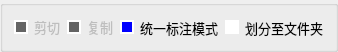
       <widget class="QGroupBox" name="groupBox">
        <property name="sizePolicy">
         <sizepolicy hsizetype="Preferred" vsizetype="Minimum">
          <horstretch>0</horstretch>
          <verstretch>0</verstretch>
         </sizepolicy>
        </property>
        <property name="maximumSize">
         <size>
          <width>16777215</width>
          <height>40</height>
         </size>
        </property>
        <property name="title">
         <string/>
        </property>
        <layout class="QHBoxLayout" name="horizontalLayout_12">
         <item alignment="Qt::AlignHCenter">
          <widget class="QRadioButton" name="radioButton_read">
           <property name="enabled">
            <bool>false</bool>
           </property>
           <property name="sizePolicy">
            <sizepolicy hsizetype="Minimum" vsizetype="Expanding">
             <horstretch>0</horstretch>
             <verstretch>0</verstretch>
            </sizepolicy>
           </property>
           <property name="maximumSize">
            <size>
             <width>16777215</width>
             <height>20</height>
            </size>
           </property>
           <property name="font">
            <font>
             <pointsize>10</pointsize>
            </font>
           </property>
           <property name="toolTip">
            <string>图片分类通过剪切进行</string>
           </property>
           <property name="styleSheet">
            <string notr="true">QRadioButton::indicator:checked {

    background-color:       green;
    border:                 2px solid white;  
}

QRadioButton::indicator:unchecked {

    background-color:       rgb(220, 220, 220);
    border:                 2px solid white;  
}
QRadioButton::indicator:disabled {

    background-color:       rgb(100, 100, 100);
    border:                 2px solid white;  
}</string>
           </property>
           <property name="text">
            <string>剪切</string>
           </property>
           <property name="checked">
            <bool>true</bool>
           </property>
           <attribute name="buttonGroup">
            <string notr="true">buttonGroup</string>
           </attribute>
          </widget>
         </item>
         <item alignment="Qt::AlignHCenter">
          <widget class="QRadioButton" name="radioButton_write">
           <property name="enabled">
            <bool>false</bool>
           </property>
           <property name="sizePolicy">
            <sizepolicy hsizetype="Minimum" vsizetype="Expanding">
             <horstretch>0</horstretch>
             <verstretch>0</verstretch>
            </sizepolicy>
           </property>
           <property name="maximumSize">
            <size>
             <width>16777215</width>
             <height>20</height>
            </size>
           </property>
           <property name="font">
            <font>
             <pointsize>10</pointsize>
            </font>
           </property>
           <property name="toolTip">
            <string>图片分类通过复制进行</string>
           </property>
           <property name="styleSheet">
            <string notr="true">QRadioButton::indicator:checked {

    background-color:       green;
    border:                 2px solid white;  
}

QRadioButton::indicator:unchecked {

    background-color:       rgb(220, 220, 220);
    border:                 2px solid white;  
}
QRadioButton::indicator:disabled {

    background-color:       rgb(100, 100, 100);
    border:                 2px solid white;  
}</string>
           </property>
           <property name="text">
            <string>复制</string>
           </property>
           <attribute name="buttonGroup">
            <string notr="true">buttonGroup</string>
           </attribute>
          </widget>
         </item>
         <item alignment="Qt::AlignHCenter">
          <widget class="QCheckBox" name="checkBox_one_label">
           <property name="sizePolicy">
            <sizepolicy hsizetype="Minimum" vsizetype="Expanding">
             <horstretch>0</horstretch>
             <verstretch>0</verstretch>
            </sizepolicy>
           </property>
           <property name="font">
            <font>
             <pointsize>10</pointsize>
            </font>
           </property>
           <property name="toolTip">
            <string>所有标注用一个统一的文件保存</string>
           </property>
           <property name="styleSheet">
            <string notr="true">QCheckBox::indicator:checked {
    background-color:       blue;
    border:                 2px solid white;  
}

QCheckBox::indicator:unchecked {
    background-color:      white;
    border:                 2px solid white;  
}</string>
           </property>
           <property name="text">
            <string>统一标注模式</string>
           </property>
           <property name="checked">
            <bool>true</bool>
           </property>
          </widget>
         </item>
         <item alignment="Qt::AlignHCenter">
          <widget class="QCheckBox" name="checkBox_separate_label">
           <property name="sizePolicy">
            <sizepolicy hsizetype="Minimum" vsizetype="Expanding">
             <horstretch>0</horstretch>
             <verstretch>0</verstretch>
            </sizepolicy>
           </property>
           <property name="font">
            <font>
             <pointsize>10</pointsize>
            </font>
           </property>
           <property name="toolTip">
            <string>每张图片都会保存单独的标注文件</string>
           </property>
           <property name="styleSheet">
            <string notr="true">QCheckBox::indicator:checked {
    background-color:       blue;
    border:                 2px solid white;  
}

QCheckBox::indicator:unchecked {
    background-color:      white;
    border:                 2px solid white;  
}</string>
           </property>
           <property name="text">
            <string>划分至文件夹</string>
           </property>
           <property name="checked">
            <bool>false</bool>
           </property>
          </widget>
         </item>
        </layout>
       </widget>
